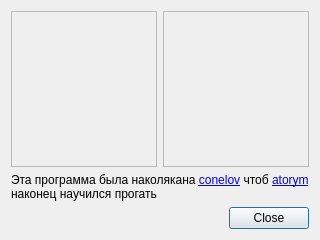
<?xml version="1.0" encoding="UTF-8"?>
<ui version="4.0">
 <class>AboutForm</class>
 <widget class="QDialog" name="AboutForm">
  <property name="geometry">
   <rect>
    <x>0</x>
    <y>0</y>
    <width>320</width>
    <height>240</height>
   </rect>
  </property>
  <layout class="QGridLayout" name="gridLayout" rowstretch="1,0,0">
   <item row="0" column="0">
    <widget class="QFrame" name="frame">
     <property name="frameShape">
      <enum>QFrame::StyledPanel</enum>
     </property>
     <property name="frameShadow">
      <enum>QFrame::Raised</enum>
     </property>
     <layout class="QVBoxLayout" name="verticalLayout_2">
      <item>
       <widget class="lc::AspectRatioPixmap" name="l_conelove"/>
      </item>
     </layout>
    </widget>
   </item>
   <item row="0" column="1">
    <widget class="QFrame" name="frame_2">
     <property name="frameShape">
      <enum>QFrame::StyledPanel</enum>
     </property>
     <property name="frameShadow">
      <enum>QFrame::Raised</enum>
     </property>
     <layout class="QVBoxLayout" name="verticalLayout">
      <item>
       <widget class="lc::AspectRatioPixmap" name="l_atorym"/>
      </item>
     </layout>
    </widget>
   </item>
   <item row="1" column="0" colspan="2">
    <widget class="QLabel" name="label">
     <property name="text">
      <string>&lt;html&gt;&lt;head/&gt;&lt;body&gt;&lt;p&gt;Эта программа была наколякана &lt;a href=&quot;https://github.com/conelov&quot;&gt;&lt;span style=&quot; text-decoration: color:#0000ff;&quot;&gt;conelov&lt;/span&gt;&lt;/a&gt; чтоб &lt;a href=&quot;https://github.com/atorym&quot;&gt;&lt;span style=&quot; text-decoration: color:#0000ff;&quot;&gt;atorym&lt;/span&gt;&lt;/a&gt; наконец научился прогать&lt;/p&gt;&lt;/body&gt;&lt;/html&gt;</string>
     </property>
     <property name="wordWrap">
      <bool>true</bool>
     </property>
     <property name="openExternalLinks">
      <bool>true</bool>
     </property>
    </widget>
   </item>
   <item row="2" column="0" colspan="2">
    <widget class="QDialogButtonBox" name="buttonBox">
     <property name="orientation">
      <enum>Qt::Horizontal</enum>
     </property>
     <property name="standardButtons">
      <set>QDialogButtonBox::Close</set>
     </property>
    </widget>
   </item>
  </layout>
 </widget>
 <customwidgets>
  <customwidget>
   <class>lc::AspectRatioPixmap</class>
   <extends>QLabel</extends>
   <header location="global">plotter/AspectRatioPixmap.hpp</header>
  </customwidget>
 </customwidgets>
 <resources>
  <include location="../rc/rc.qrc"/>
 </resources>
 <connections>
  <connection>
   <sender>buttonBox</sender>
   <signal>accepted()</signal>
   <receiver>AboutForm</receiver>
   <slot>accept()</slot>
   <hints>
    <hint type="sourcelabel">
     <x>248</x>
     <y>254</y>
    </hint>
    <hint type="destinationlabel">
     <x>157</x>
     <y>274</y>
    </hint>
   </hints>
  </connection>
  <connection>
   <sender>buttonBox</sender>
   <signal>rejected()</signal>
   <receiver>AboutForm</receiver>
   <slot>reject()</slot>
   <hints>
    <hint type="sourcelabel">
     <x>316</x>
     <y>260</y>
    </hint>
    <hint type="destinationlabel">
     <x>286</x>
     <y>274</y>
    </hint>
   </hints>
  </connection>
 </connections>
</ui>
